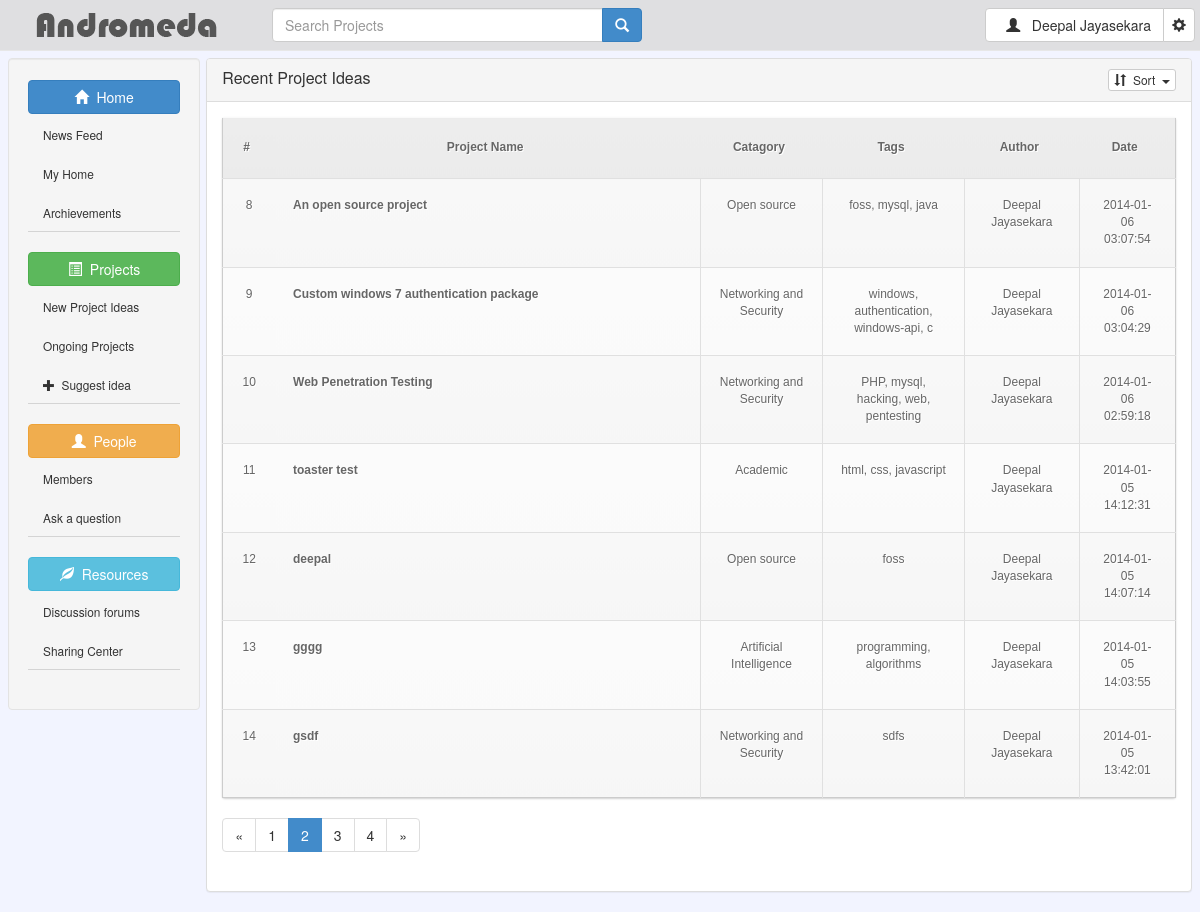
/home.php?sort=mr&&page=2 (signed in), run on the app's committed database.
### tables this page shows
CREATE TABLE IF NOT EXISTS `projects` (
  `p_id` int(11) NOT NULL AUTO_INCREMENT,
  `p_name` text,
  `p_desc` text,
  `p_catagory` int(11) DEFAULT '0',
  `p_author` int(11) DEFAULT '0',
  `p_mentor` int(11) DEFAULT '0',
  `p_leader` int(11) DEFAULT '0',
  `p_post_date` timestamp NULL DEFAULT NULL,
  `p_state` int(11) DEFAULT '0',
  `p_votes` int(11) NOT NULL DEFAULT '0',
  `p_views` int(11) NOT NULL,
  PRIMARY KEY (`p_id`),
  KEY `p_author` (`p_author`),
  KEY `p_mentor` (`p_mentor`),
  KEY `p_leader` (`p_leader`),
  KEY `p_state` (`p_state`),
  KEY `p_catagory` (`p_catagory`)
);

CREATE TABLE IF NOT EXISTS `catagories` (
  `cat_id` int(11) NOT NULL AUTO_INCREMENT,
  `cat_name` varchar(30) NOT NULL,
  PRIMARY KEY (`cat_id`),
  KEY `cat_id` (`cat_id`)
);

CREATE TABLE IF NOT EXISTS `project_tags` (
  `p_id` int(11) DEFAULT NULL,
  `tag` varchar(30) DEFAULT NULL,
  KEY `p_id` (`p_id`),
  KEY `tag_id` (`tag`)
);

CREATE TABLE IF NOT EXISTS `users` (
  `user_id` int(11) NOT NULL AUTO_INCREMENT,
  `username` varchar(30) DEFAULT NULL,
  `password` varchar(50) DEFAULT NULL,
  `firstname` varchar(30) DEFAULT NULL,
  `lastname` varchar(30) DEFAULT NULL,
  `email` varchar(50) DEFAULT NULL,
  `profile_pic_path` text NOT NULL,
  `timestamp` varchar(20) NOT NULL,
  PRIMARY KEY (`user_id`)
);

### home.php (the view, shortened to what this page needs)
<!doctype html>
<html>
<head>
<link href="css/bootstrap.css" media="screen" rel="stylesheet" type="text/css">
<link href="css/homepage-styles.css" media="screen" rel="stylesheet" type="text/css">
<link href="css/toastr.css" media="screen" rel="stylesheet" type="text/css">
<link href="css/bootstrap.icon-large.css" media="screen" rel="stylesheet" type="text/css">
<link href="css/bootstrap-dialog.css" rel="stylesheet" type="text/css" media="screen">
</head>
<body onLoad="document.getElementById('search-q').focus();">
<div id="header-panel">
  <nav class="navbar navbar-default navbar-fixed-top nav-panel-custom" role="navigation">
  <a class="navbar-brand" href="home.php"><span><img src="images/logo.png"></span></a>
      <form class="navbar-form navbar-left form-inline searchform wide400px" method="get" role="form" action="home.php">
        <div class="input-group">
          <input type="text" class="form-control wide400px" id="search-q" name="search-q" placeholder="Search Projects" value="<?php echo isset($_GET['search-q'])? $_GET['search-q']: "";?>">
          <span class="input-group-btn">
            <button type="submit" class="btn btn-default btn-primary sortlist"><span class="glyphicon glyphicon-search"></span></button>
          </span>
        </div>
    </form>
    <ul class="nav navbar-nav navbar-right">
      <li class="dropdown">
        <form class="navbar-form" action="profile.php">
          <div class="btn-group">
            <button type="submit" class="btn btn-default"> &nbsp;&nbsp<span class="glyphicon glyphicon-user"></span>&nbsp;&nbsp
            <?php
                                    if(isset($_SESSION['login-type'])){
                                    	if($_SESSION['login-type']=='regular'){
											echo $_SESSION['user']['firstname']." ".$_SESSION['user']['lastname'];
										}
										else if($_SESSION['login-type']=='oauth'){
											echo $_SESSION['oauth_user']['name'];
										}
									}
									else{
									}
                                ?>
            </button>
            <button type="button" class="btn btn-default dropdown-toggle" data-toggle="dropdown"> <span class="glyphicon glyphicon-cog"></span> <span class="sr-only">Toggle Dropdown</span> </button>
          </div>
        </form>
      </li>
    </ul>
  </nav>
</div>
<div id="wrapper">
  <div class="row">
    <div id="sidebar" class="col-xs-6 col-sm-3 col-md-3 col-lg-2 sidebar-custom">
      <div class="well">
        <button type="button" class="btn btn-primary btn-block btn-dropdown" data-toggle="collapse" data-target="#home-link"><span class="glyphicon glyphicon-home"></span>&nbsp;&nbsp;Home</button>
        <div id="home-link" class="collapse in">
          <ul class="nav nav-pills nav-stacked list-group collapse-div">
            <li><a class="btn-dropdown-item" href="index.php">News Feed</a></li>
            <li><a class="btn-dropdown-item" href="myhome.php">My Home</a></li>
            <li><a class="btn-dropdown-item" href="viewarch.php">Archievements</a></li>
          </ul>
        </div>
        <button type="button" class="btn btn-success btn-block btn-dropdown" data-toggle="collapse" data-target="#projects"><span class="glyphicon glyphicon-list-alt"></span>&nbsp;&nbsp;Projects</button>
        <div id="projects" class="collapse in">
          <ul class="nav nav-pills nav-stacked list-group collapse-div">
            <li><a class="btn-dropdown-item" href="home.php">New Project Ideas</a></li>
            <li><a class="btn-dropdown-item" href="#">Ongoing Projects</a></li>
            <li><a class="btn-dropdown-item" href="#" data-toggle="modal" data-target="#projectidea"> <span class="glyphicon glyphicon-plus"></span>&nbsp;&nbsp;Suggest idea</a></li>
          </ul>
        </div>
        <button type="button" class="btn btn-warning btn-block btn-dropdown" data-toggle="collapse" data-target="#users-link"><span class="glyphicon glyphicon-user"></span>&nbsp;&nbsp;People</button>
        <div id="users-link" class="collapse in">
          <ul class="nav nav-pills nav-stacked list-group collapse-div">
            <li><a class="btn-dropdown-item" href="members.php">Members</a></li>
            <li><a class="btn-dropdown-item" href="#">Ask a question</a></li>
          </ul>
        </div>
        <button type="button" class="btn btn-info btn-block btn-dropdown custom-color" data-toggle="collapse" data-target="#resources"><span class="glyphicon glyphicon-leaf"></span>&nbsp;&nbsp;Resources</button>
        <div id="resources" class="collapse in">
          <ul class="nav nav-pills nav-stacked list-group collapse-div">
            <li><a class="btn-dropdown-item" href="#">Discussion forums</a></li>
            <li><a class="btn-dropdown-item" href="#">Sharing Center</a></li>
          </ul>
        </div>
      </div>
    </div>
    <div id="project-listing" class="col-xs-12 col-sm-9 col-md-9 col-lg-10 contents-custom">
                    <?php
						$dbcon = new DBConnection();
						$con = $dbcon->connect();
					?>
     <div id="projectlist" class="panel panel-default">
        <div class="panel-heading panel-heading-custom">
        	<div style="float:left">
            	<h2 class="panel-title panel-title-custom">Recent Project Ideas</h2>
            </div>
         	<div class="btn-group sortlist">
          <button type="button" class="btn btn-default btn-xs dropdown-toggle" data-toggle="dropdown"> <span class="glyphicon glyphicon-sort"></span>&nbsp;&nbsp;Sort&nbsp;&nbsp;<span class="caret"></span> </button>
        </div>
        </div>
		<div class="panel-body panel-body-custom">
          <table id="projects-table" class="table-responsive" cellspacing='0'>
            <thead>
              <tr>
                <th>#</th>
                <th>Project Name</th>
                <th>Catagory</th>
                <th>Tags</th>
                <th>Author</th>
                <th>Date</th>
              </tr>
            </thead>
            <tbody>
              <?php
					if(isset($_GET['search-q'])){
						$sq = strip_tags(stripslashes(trim($_GET['search-q'])));
						if(isset($_GET['sort'])){
							if ($_GET['sort']=='mr') {
								if($sq!=""){
									$query = "select p_id,p_desc,p_name,cat_name,firstname,lastname,p_post_date,p_votes,p_views from projects,catagories,users where p_catagory=cat_id and user_id=p_author and p_name like ? union select projects.p_id,p_desc,p_name,cat_name,firstname,lastname,p_post_date,p_votes,p_views from projects,project_tags,catagories,users where p_catagory=cat_id and user_id=p_author and projects.p_id=project_tags.p_id and tag = ? order by p_post_date desc";
								}
								else{
									$query = "select p_id,p_desc,p_name,cat_name,firstname,lastname,p_post_date,p_votes,p_views from projects,catagories,users where p_catagory=cat_id and user_id=p_author order by p_post_date desc";
								}
							}
							if ($_GET['sort']=='tr') {
								if($sq!=""){
									$query = "select p_id,p_desc,p_name,cat_name,firstname,lastname,p_post_date,p_votes,p_views from projects,catagories,users where p_catagory=cat_id and user_id=p_author and p_name like ? union select projects.p_id,p_desc,p_name,cat_name,firstname,lastname,p_post_date,p_votes,p_views from projects,project_tags,catagories,users where p_catagory=cat_id and user_id=p_author and projects.p_id=project_tags.p_id and tag= ? order by p_votes desc";
								}
								else{
									$query = "select p_id,p_desc,p_name,cat_name,firstname,lastname,p_post_date,p_votes,p_views from projects,catagories,users where p_catagory=cat_id and user_id=p_author order by p_votes desc";
								}
							}
							if ($_GET['sort']=='mv') {
								if($sq!=""){
									$query = "select p_id,p_desc,p_name,cat_name,firstname,lastname,p_post_date,p_votes,p_views from projects,catagories,users where p_catagory=cat_id and user_id=p_author and p_name like ? union select projects.p_id,p_desc,p_name,cat_name,firstname,lastname,p_post_date,p_votes,p_views from projects,project_tags,catagories,users where p_catagory=cat_id and user_id=p_author and projects.p_id=project_tags.p_id and tag= ? order by p_views desc";
								}
								else{
									$query = "select p_id,p_desc,p_name,cat_name,firstname,lastname,p_post_date,p_votes,p_views from projects,catagories,users where p_catagory=cat_id and user_id=p_author order by p_views desc";
								}
							}
						}
					}
					else{
						if(isset($_GET['sort'])){
							if ($_GET['sort']=='mr') {
								$query = "select p_id,p_desc,p_name,cat_name,firstname,lastname,p_post_date,p_votes,p_views from projects,catagories,users where p_catagory=cat_id and user_id=p_author order by p_post_date desc";
								}
						}
						else{
							$query = "select p_id,p_desc,p_name,cat_name,firstname,lastname,p_post_date,p_votes,p_views from projects,catagories,users where p_catagory=cat_id and user_id=p_author order by p_post_date desc";
						}
					}
						if(strpos($query,'?')!=false){
							if(!$stmt=$con->prepare($query)){
								die("Error occured : ".mysqli_error());
							}
							else{
								$sq1='%'.$sq.'%';
								$stmt->bind_param('ss',$sq1,$sq) or die("EEEEEE: ".mysqli_error($con));
								$pres = $stmt->execute();
								$pres=$stmt->get_result();
							}
						}
						else{
							$pres = mysqli_query($con,$query) or die(mysqli_error($con));
						}
					$rowcount = mysqli_num_rows($pres);
					if(mysqli_num_rows($pres)!=0){
						if(isset($_GET['page'])){
							$pageno=$_GET['page'];
							$row_offset=($pageno-1)*MAX_NO_PER_PAGE;
							$max=$pageno*MAX_NO_PER_PAGE;
							$pres->data_seek(($row_offset));
							$no=$row_offset+1;
							while($row = $pres->fetch_assoc()){
								if($no % 2 == 0){
									echo "<tr class=\"even\">";
								}
								else{
									echo "<tr>";
								}
								$tagquery = "select tag from project_tags where p_id=".$row['p_id'];
								$tagres = mysqli_query($con,$tagquery) or die(mysqli_errno($con));
								echo "<td>".$no."</td>";
								echo "<td><a data-toggle='collapse' data-parent='' href='#collapse".$no."'>".$row['p_name']."<div id='collapse".$no.
								"' class='panel-collapse collapse link-custom'></a><div class='panel-body collapsed-project-description well well-lg'>".nl2br(substr($row['p_desc'],0,300)).
								" .... <br>".
								"<div class='bottom-panel'>".
								"<div class='bottom-panel-desc-left'>".
									"<span class='bottom-panel-desc-votes'><span class='votes'><span class='glyphicon glyphicon-thumbs-up'></span>&nbsp;".$row['p_votes']."</span></span>".
									"<span class='bottom-panel-desc-views'><span class='views'><span class='glyphicon glyphicon-eye-open'></span>&nbsp;".$row['p_views']."</span></span>".
								"</div>".
								"<div class='bottom-panel-desc-right'>".
									"<a href='viewproject.php"."?pid=".$row['p_id']."' class='button pill'>Read more &raquo;</a>".
								"</div></div></div></div></td>";
								echo "<td>".$row['cat_name']."</td>";
								echo "<td>";
								$tagcount = mysqli_num_rows($tagres);
								if($tagcount!=0){
									$tagno=1;
									while($tgrow=$tagres->fetch_assoc()){
										echo "<a href='".$_SERVER['PHP_SELF']."?search-q=".$tgrow['tag']."'>".$tgrow['tag']."</a>";
										if($tagno!=$tagcount){
											echo ", ";
										}
										$tagno=$tagno+1;
									}
								}
								echo "</td>";
								echo "<td>".$row['firstname']." ".$row['lastname']."</td>";
								echo "<td>".$row['p_post_date'];
								echo "</tr>";
								$no=$no+1;
								if($no > $max){
									break;
								}
							}
						}
					}
					else{
						echo "<script>showAlert();</script>";
						$_SESSION['results']='none';
					}
				?>
          <div id="pagelist">
            <div>
              <?php
						if($rowcount>MAX_NO_PER_PAGE){
							$pagescount = intval(ceil(($rowcount/MAX_NO_PER_PAGE)));
							echo "<ul class=\"pagination\">";
							if(!isset($_GET['sort'])){
								if(isset($_GET['search-q'])){
									if($_GET['page']<=1){
										echo "<li class=\"disabled\"><a href=\"#\">&raquo;</a></li>";
									}
									else{
										echo "<li><a href=\"".$_SERVER['PHP_SELF']."?search-q=".$_GET['search-q']."&&page=".($_GET['page']-1)."\">&laquo;</a></li>";
									}
									for($x=0;$x<$pagescount;$x++){
										echo "<li ";
										if(($x+1)==$_GET['page']){
											echo " class=\"active\"";
										}
										echo "><a href=\"".$_SERVER['PHP_SELF']."?search-q=".$_GET['search-q']."&&page=".($x+1)."\">".($x+1)."</a></li>";
									}
									if($_GET['page']>=$pagescount){
										echo "<li class=\"disabled\"><a href=\"#\">&raquo;</a></li>";
									}
									else{
										echo "<li><a href=\"".$_SERVER['PHP_SELF']."?search-q=".$_GET['search-q']."&&page=".($_GET['page']+1)."\">&raquo;</a></li>";
									}
								}
								else{
									if($_GET['page']<=1){
										echo "<li class=\"disabled\"><a href=\"#\">&laquo;</a></li>";
									}
									else{
										echo "<li><a href=\"".$_SERVER['PHP_SELF']."?page=".($_GET['page']-1)."\">&laquo;</a></li>";
									}
									for($x=0;$x<$pagescount;$x++){
										echo "<li ";
										if(($x+1)==$_GET['page']){
											echo " class=\"active\"";
										}
										echo "><a href=\"".$_SERVER['PHP_SELF']."?page=".($x+1)."\">".($x+1)."</a></li>";
									}
									if($_GET['page']>=$pagescount){
										echo "<li class=\"disabled\"><a href=\"#\">&raquo;</a></li>";
									}
									else{
										echo "<li><a href=\"".$_SERVER['PHP_SELF']."?page=".($_GET['page']+1)."\">&raquo;</a></li>";
									}
								}
							}
							else{
								if(isset($_GET['search-q'])){
									if($_GET['page']<=1){
										echo "<li class=\"disabled\"><a href=\"#\">&raquo;</a></li>";
									}
									else{
										echo "<li><a href=\"".$_SERVER['PHP_SELF']."?search-q=".$_GET['search-q']."&&sort=".$_GET['sort']."&&page=".($_GET['page']-1)."\">&laquo;</a></li>";
									}
									for($x=0;$x<$pagescount;$x++){
										echo "<li ";
										if(($x+1)==$_GET['page']){
											echo " class=\"active\"";
										}
										echo "><a href=\"".$_SERVER['PHP_SELF']."?search-q=".$_GET['search-q']."&&sort=".$_GET['sort']."&&page=".($x+1)."\">".($x+1)."</a></li>";
									}
									if($_GET['page']>=$pagescount){
										echo "<li class=\"disabled\"><a href=\"#\">&raquo;</a></li>";
									}
									else{
										echo "<li><a href=\"".$_SERVER['PHP_SELF']."?search-q=".$_GET['search-q']."&&sort=".$_GET['sort']."&&page=".($_GET['page']+1)."\">&raquo;</a></li>";
									}
								}
								else{
									if($_GET['page']<=1){
										echo "<li class=\"disabled\"><a href=\"#\">&laquo;</a></li>";
									}
									else{
										echo "<li><a href=\"".$_SERVER['PHP_SELF']."?sort=".$_GET['sort']."&&page=".($_GET['page']-1)."\">&laquo;</a></li>";
									}
									for($x=0;$x<$pagescount;$x++){
										echo "<li ";
										if(($x+1)==$_GET['page']){
											echo " class=\"active\"";
										}
										echo "><a href=\"".$_SERVER['PHP_SELF']."?sort=".$_GET['sort']."&&page=".($x+1)."\">".($x+1)."</a></li>";
									}
									if($_GET['page']>=$pagescount){
										echo "<li class=\"disabled\"><a href=\"#\">&raquo;</a></li>";
									}
									else{
										echo "<li><a href=\"".$_SERVER['PHP_SELF']."?sort=".$_GET['sort']."&&page=".($_GET['page']+1)."\">&raquo;</a></li>";
									}
								}
							}
							echo "</ul>";
						}
					?>
        </div>
      </div>
</body>
</html>

### data on the page
projects: p_name "An open source project", p_catagory.cat_name "Open source", p_author.firstname "Deepal", p_author.lastname "Jayasekara", p_post_date "2014-01-06 03:07:54"
project_tags: tag "foss"
project_tags: tag "mysql"
project_tags: tag "java"
projects: p_name "Custom windows 7 authentication package", p_catagory.cat_name "Networking and Security", p_author.firstname "Deepal", p_author.lastname "Jayasekara", p_post_date "2014-01-06 03:04:29"
project_tags: tag "windows"
project_tags: tag "authentication"
project_tags: tag "windows-api"
project_tags: tag "c"
projects: p_name "Web Penetration Testing", p_catagory.cat_name "Networking and Security", p_author.firstname "Deepal", p_author.lastname "Jayasekara", p_post_date "2014-01-06 02:59:18"
project_tags: tag "PHP"
project_tags: tag "mysql"
project_tags: tag "hacking"
project_tags: tag "web"
project_tags: tag "pentesting"
projects: p_name "toaster test", p_catagory.cat_name "Academic", p_author.firstname "Deepal", p_author.lastname "Jayasekara", p_post_date "2014-01-05 14:12:31"
project_tags: tag "html"
project_tags: tag "css"
project_tags: tag "javascript"
projects: p_name "deepal", p_catagory.cat_name "Open source", p_author.firstname "Deepal", p_author.lastname "Jayasekara", p_post_date "2014-01-05 14:07:14"
project_tags: tag "foss"
projects: p_name "gggg", p_catagory.cat_name "Artificial Intelligence", p_author.firstname "Deepal", p_author.lastname "Jayasekara", p_post_date "2014-01-05 14:03:55"
project_tags: tag "programming"
project_tags: tag "algorithms"
projects: p_name "gsdf", p_catagory.cat_name "Networking and Security", p_author.firstname "Deepal", p_author.lastname "Jayasekara", p_post_date "2014-01-05 13:42:01"
project_tags: tag "sdfs"

### other printed values
$_SESSION['user']['firstname'] "Deepal"
$_SESSION['user']['lastname'] "Jayasekara"
